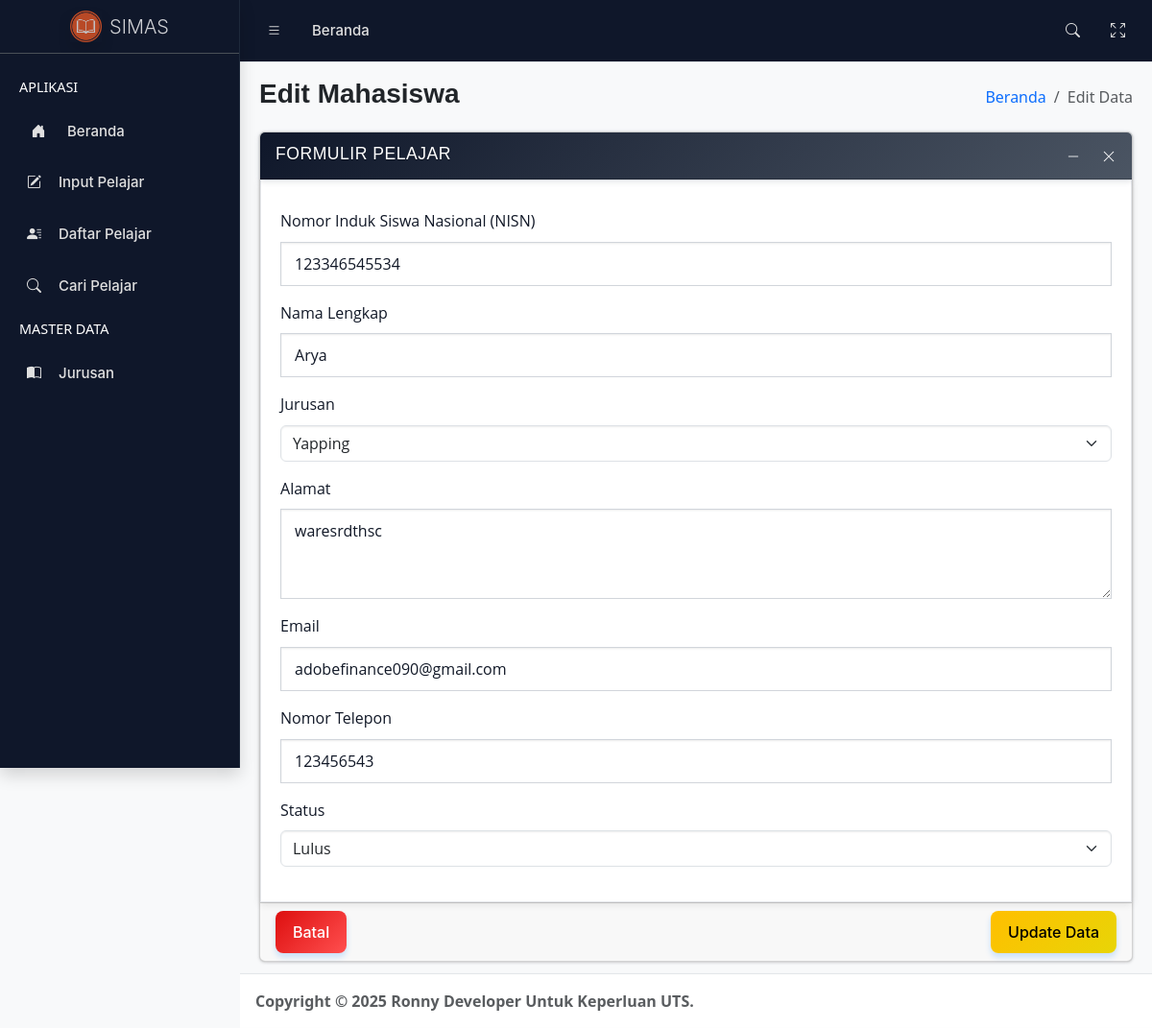
/data-edit.php?id=17, run on the app's committed database.
### tables this page shows
CREATE TABLE `tb_siswa_siswi` (
  `id_siswa` int NOT NULL AUTO_INCREMENT,
  `nisn` char(12) NOT NULL DEFAULT '',
  `nama_siswa` varchar(200) NOT NULL DEFAULT '',
  `jurusan` char(100) NOT NULL DEFAULT '',
  `alamat` text NOT NULL,
  `email` varchar(100) DEFAULT NULL,
  `telp_wali` char(20) NOT NULL DEFAULT '',
  `status_pelajar` tinyint(1) NOT NULL,
  PRIMARY KEY (`id_siswa`),
  UNIQUE KEY `unique_nisn` (`nisn`)
);

### config/db-config.php (called while the page is built, shortened)
<?php
class Database {
    private $db_host = "localhost";
    private $db_user = "root";
    private $db_pass = "";
    private $db_name = "db_sekolah";
    public function getConnection(){
        try{
            $this->conn = new mysqli($this->db_host, $this->db_user, $this->db_pass, $this->db_name);
        } catch(Exception $e){
            die("Connection error: " . $e->getMessage());
        }
    }
}
?>

### config/class-mahasiswa.php (called while the page is built, shortened)
<?php
include_once 'db-config.php';
class Siswa extends Database {
    public function getUpdateSiswa($id){
        $query = "SELECT * FROM tb_siswa_siswi WHERE id_siswa = ?";
        $stmt = $this->conn->prepare($query);
        $stmt->bind_param("i", $id);
        $stmt->execute();
        $result = $stmt->get_result();
        $data = false;
        if($result->num_rows > 0){
            $row = $result->fetch_assoc();
            $data = [
                'id' => $row['id_siswa'],
                'nisn' => $row['nisn'],
                'nama' => $row['nama_siswa'],
                'jurusan' => $row['jurusan'],
                'alamat' => $row['alamat'],
                'email' => $row['email'],
                'telp' => $row['telp_wali'],
                'status' => $row['status_pelajar']
            ];
        }
        return $data;
    }
}
?>

### config/class-master.php (called while the page is built, shortened)
<?php
include_once 'db-config.php';
class MasterData extends Database {
    public function getJurusan(){
        $query = "SELECT * FROM tb_jurusan";
        $result = $this->conn->query($query);
        $jurusan = [];
        if ($result->num_rows > 0) {
            while($row = $result->fetch_assoc()) {
                $jurusan[] = [
                    'id'   => $row['kode_jurusan'],
                    'kode' => $row['kode_jurusan'],
                    'nama' => $row['nama_jurusan']
                ];
            }
        }
        return $jurusan;
    }
    public function getStatus(){
        return [
            ['id' => 1, 'nama' => 'Aktif'],
            ['id' => 2, 'nama' => 'Tidak Aktif'],
            ['id' => 3, 'nama' => 'Cuti'],
            ['id' => 4, 'nama' => 'Lulus']
        ];
    }
}
?>

### data-edit.php (the view, shortened to what this page needs)
<?php
include_once 'config/class-master.php';
include_once 'config/class-mahasiswa.php';
$master = new MasterData();
$Siswa = new siswa();
$jurusanList = $master->getJurusan();
$statusList = $master->getStatus();
$dataSiswa = $Siswa->getUpdateSiswa($_GET['id']);
?>
<!doctype html>
<html lang="en">
	<head>
		<?php include 'template/header.php'; ?>
	</head>
	<body class="layout-fixed fixed-header fixed-footer sidebar-expand-lg sidebar-open bg-body-tertiary">
		<div class="app-wrapper">
			<?php include 'template/navbar.php'; ?>
			<?php include 'template/sidebar.php'; ?>
			<main class="app-main">
				<div class="app-content-header">
					<div class="container-fluid">
						<div class="row">
							<div class="col-sm-6">
								<h3 class="mb-0">Edit Mahasiswa</h3>
							</div>
							<div class="col-sm-6">
								<ol class="breadcrumb float-sm-end">
									<li class="breadcrumb-item"><a href="index.php">Beranda</a></li>
									<li class="breadcrumb-item active" aria-current="page">Edit Data</li>
								</ol>
							</div>
						</div>
					</div>
				</div>
				<div class="app-content">
					<div class="container-fluid">
						<div class="row">
							<div class="col-12">
								<div class="card">
									<div class="card-header">
										<h3 class="card-title">Formulir Pelajar</h3>
										<div class="card-tools">
											<button type="button" class="btn btn-tool" data-lte-toggle="card-collapse" title="Collapse">
												<i data-lte-icon="collapse" class="bi bi-dash-lg"></i>
											</button>
											<button type="button" class="btn btn-tool" data-lte-toggle="card-remove" title="Remove">
												<i class="bi bi-x-lg"></i>
											</button>
										</div>
									</div>
                                    <form action="proses/proses-edit.php" method="POST">
									    <div class="card-body">
                                            <div class="mb-3">
                                                <label for="nim" class="form-label">Nomor Induk Siswa Nasional (NISN)</label>
                                                <input type="number" class="form-control" id="nisn" name="nisn" placeholder="Masukkan NISN Pelajar" value="<?php echo $dataSiswa['nisn']; ?>" required>
                                            </div>
                                            <div class="mb-3">
                                                <label for="nama" class="form-label">Nama Lengkap</label>
                                                <input type="text" class="form-control" id="nama_siswa" name="nama_siswa" placeholder="Masukkan Nama Lengkap Pelajar" value="<?php echo $dataSiswa['nama']; ?>" required>
                                            </div>
                                            <div class="mb-3">
                                                <label for="prodi" class="form-label">Jurusan</label>
                                                <select class="form-select" id="jurusan" name="jurusan" required>
                                                    <?php
                                                    foreach ($jurusanList as $jurusan){
                                                        $selectedJurusan = "";
                                                        if($dataSiswa['jurusan'] == $jurusan['id']){
                                                            $selectedJurusan = "selected";
                                                        }
                                                        echo '<option value="'.$jurusan['id'].'" '.$selectedJurusan.'>'.$jurusan['nama'].'</option>';
                                                    }
                                                    ?>
                                                </select>
                                            </div>
                                            <div class="mb-3">
                                                <label for="alamat" class="form-label">Alamat</label>
                                                <textarea class="form-control" id="alamat" name="alamat" rows="3" placeholder="Masukkan Alamat Lengkap Sesuai KTP" required><?php echo $dataSiswa['alamat']; ?></textarea>
                                            </div>
                                            <div class="mb-3">
                                                <label for="email" class="form-label">Email</label>
                                                <input type="email" class="form-control" id="email" name="email" placeholder="Masukkan Email Valid dan Benar" value="<?php echo $dataSiswa['email']; ?>" required>
                                            </div>
                                            <div class="mb-3">
                                                <label for="telp" class="form-label">Nomor Telepon</label>
                                                <input type="tel" class="form-control" id="telp_wali" name="telp_wali" placeholder="Masukkan Nomor Telpon/HP" value="<?php echo $dataSiswa['telp']; ?>" pattern="[0-9+\-\s()]{6,20}" required>
                                            </div>
                                            <div class="mb-3">
                                                <label for="status" class="form-label">Status</label>
                                                <select class="form-select" id="status_pelajar" name="status_pelajar" required>
                                                    <?php
                                                    foreach ($statusList as $status){
                                                        $selectedStatus = "";
                                                        if($dataSiswa['status'] == $status['id']){
                                                            $selectedStatus = "selected";
                                                        }
                                                        echo '<option value="'.$status['id'].'" '.$selectedStatus.'>'.$status['nama'].'</option>';
                                                    }
                                                    ?>
                                                </select>
                                            </div>
                                        </div>
									    <div class="card-footer">
                                            <button type="button" class="btn btn-danger me-2 float-start" onclick="window.location.href='data-list.php'">Batal</button>
                                            <button type="submit" class="btn btn-warning float-end">Update Data</button>
                                        </div>
                                    </form>
								</div>
							</div>
						</div>
					</div>
				</div>
			</main>
			<?php include 'template/footer.php'; ?>
		</div>
	</body>
</html>

### assets/css/custom.css (style rules this page uses)
div.card-header { background-color: #1f2937; color: #FFFFFF!important; }
button.btn.btn-tool { color: #FFFFFF!important; }
h3.mb-0 { font-family: "Poppins", sans-serif; font-weight: 600; font-style: normal; }
div.card-body { font-family: "Open Sans", sans-serif; font-weight: 300; font-style: normal; }
div.card-header { background: linear-gradient(135deg, #0f172a, #4b5563); color: #ffffff; font-weight: 600; font-family: "Poppins", sans-serif; padding: 12px 16px; text-transform: uppercase; letter-spacing: 0.5px; box-shadow: 0 2px 6px rgba(107, 114, 128, 0.2); text-shadow: 0 1px 1px rgba(0, 0, 0, 0.3); }
.btn { font-family: "Inter", sans-serif; font-weight: 500; font-style: normal; }
.card-body { background-color: #ffffff; color: #111827; padding: 20px; border-radius: 0; box-shadow: 0 2px 8px rgba(0, 0, 0, 0.1); border: 1px solid #e5e7eb; }
.card-body div { color: #111827; font-family: "Open Sans", sans-serif; font-weight: 400; line-height: 1.6; margin: 10px 0; }
.card-body .form-control { background-color: #ffffff; color: #111827; border: 1px solid #d1d5db; border-radius: 0; padding: 10px 14px; font-family: "Open Sans", sans-serif; transition: none; }
.btn.btn-danger { font-family: "Inter", sans-serif; font-weight: 550; font-style: normal; background: linear-gradient(135deg, #dd0f0f, #ff4f4f); color: white; padding: 10px 18px; border: none; border-radius: 8px; cursor: pointer; transition: all 0.3s ease; box-shadow: 0 4px 6px rgba(0, 123, 255, 0.2); }
.btn.btn-warning.float-end { font-family: "Inter", sans-serif; font-weight: 550; font-style: normal; background: linear-gradient(135deg, #ffbf00, #e8d507); color: black; padding: 10px 18px; border: none; border-radius: 8px; cursor: pointer; transition: all 0.3s ease; box-shadow: 0 4px 6px rgba(0, 123, 255, 0.2); }

### data on the page
tb_siswa_siswi: nisn "123346545534", nama_siswa "Arya", alamat "waresrdthsc", email "adobefinance090@gmail.com", telp_wali "123456543"

### other printed values
form field jurusan "Yapping"
form field status_pelajar "Lulus"
